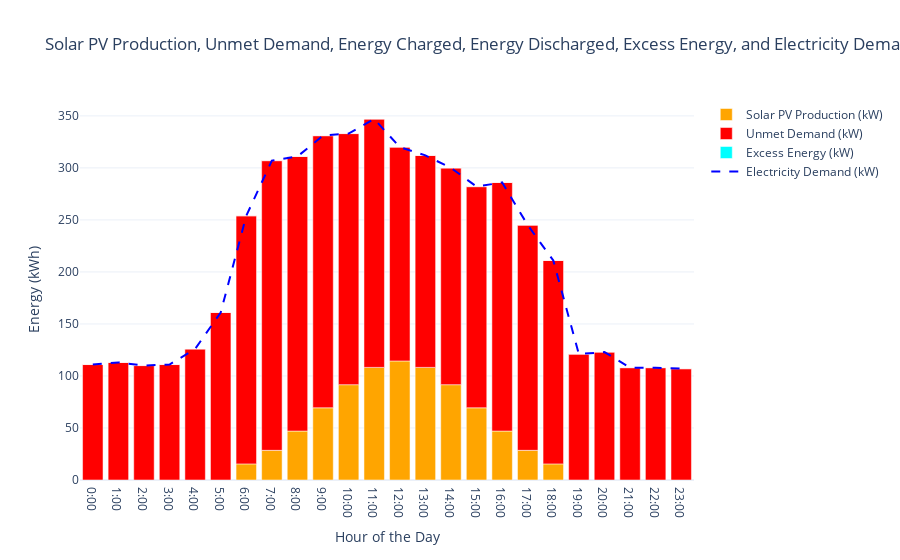

Source (notebook cell):
### Markdown cell above
## 3. Widgets for User Interaction
We create interactive sliders and dropdowns for selecting the number of panels, batteries, and the specific month for which analysis is conducted.

### Code cell
# Widgets for user interaction
num_panels_slider = widgets.IntSlider(
    value=500, 
    min=500, 
    max=1500, 
    step=100, 
    description='Num Panels:', 
    style={'description_width': 'initial'},
    continuous_update=False
)

# Update battery slider to allow values from 0 to 60
num_batteries_slider = widgets.IntSlider(
    value=0, 
    min=0, 
    max=100, 
    step=1, 
    description='Num Batteries:', 
    style={'description_width': 'initial'},
    continuous_update=False
)

month_dropdown = widgets.Dropdown(
    options=[(pd.to_datetime(month, format='%m').strftime('%B'), month) for month in range(1, 13)],
    value=1,
    description='Month:',
    style={'description_width': 'initial'}
)

# Output widget to show the highest consumption day
highest_consumption_output = widgets.Output()

# Display the widgets
display(num_panels_slider, num_batteries_slider, month_dropdown, highest_consumption_output)

def print_highest_consumption_day(change=None):
    """Print the day with the highest consumption for the selected month."""
    with highest_consumption_output:
        highest_consumption_output.clear_output()  # Clear previous output
        
        # Fetch user input for the selected month
        month = month_dropdown.value
        
        # Filter data for the selected month
        monthly_data = filtered_data[filtered_data.index.month == month]

        if monthly_data.empty:
            print(f"[Warning] No data available for the selected month: {month}")
            return

        # Calculate total daily consumption for each day in the month and find the day with the highest consumption
        daily_consumption = monthly_data.resample('D').sum()
        max_consumption_day = daily_consumption['Consumption'].idxmax()

        # Print the date of the day with the highest consumption
        print(f"The day with the highest consumption for {pd.to_datetime(month, format='%m').strftime('%B')} is: {max_consumption_day.date()}")

def update_graph(change=None):
    """Update the graph based on user input."""
    # Fetch user inputs
    num_panels = num_panels_slider.value
    num_batteries = num_batteries_slider.value
    month = month_dropdown.value

    # Filter data for the selected month
    monthly_data = filtered_data[filtered_data.index.month == month]

    if monthly_data.empty:
        print(f"[Warning] No data available for the selected month: {month}")
        return

    # Calculate total daily consumption for each day in the month and find the day with the highest consumption
    daily_consumption = monthly_data.resample('D').sum()
    max_consumption_day = daily_consumption['Consumption'].idxmax()

    # Get the original hourly data for the day with the highest consumption
    peak_day_data = monthly_data[monthly_data.index.date == max_consumption_day.date()]

    # Ensure peak_day_data contains all hours (0-23)
    peak_hourly_load = peak_day_data.set_index(peak_day_data.index.hour)

    # Calculate PV production for the specified month and number of panels
    monthly_pv_production = sas.calculate_monthly_pv_production(month, num_panels, sas.panel_capacity)

    # Battery logic: calculate unmet demand, battery charging, discharging, and excess energy
    battery_soc = sas.initial_soc  # Start with initial state of charge (SOC)
    battery_capacity = sas.battery_capacity_per_unit * num_batteries  # Calculate total battery capacity
    energy_discharged = []
    energy_charged = []
    unmet_demand = []
    excess_energy = []

    for hour in range(24):
        # Ensure the hour exists in the peak_hourly_load; if not, set consumption to 0
        if hour not in peak_hourly_load.index:
            consumption = 0
        else:
            consumption = peak_hourly_load.loc[hour]['Consumption']

        pv_production = monthly_pv_production[hour]

        if pv_production >= consumption:
            # Excess energy available
            excess = pv_production - consumption

            if num_batteries > 0 and battery_soc < 100:
                # Charge the battery only if there's capacity
                charge = min(excess * sas.converter_efficiency, (100 - battery_soc) / 100 * battery_capacity)
                energy_charged.append(charge)
                battery_soc += (charge / battery_capacity) * 100
                excess_energy.append(-(excess - charge))  # Excess energy after charging shown as negative value
            else:
                energy_charged.append(0)
                excess_energy.append(-excess)  # All excess is "excess energy" if no battery, shown as negative value

            energy_discharged.append(0)
            unmet_demand.append(0)
        else:
            # PV production is not enough to meet demand
            deficit = consumption - pv_production

            if num_batteries > 0 and battery_soc > 20:
                # Discharge the battery if SOC is above the minimum threshold
                discharge = min(deficit, (battery_soc - 20) / 100 * battery_capacity)
                energy_discharged.append(discharge)
                battery_soc -= (discharge / battery_capacity) * 100
                unmet_demand.append(deficit - discharge)
            else:
                energy_discharged.append(0)
                unmet_demand.append(deficit)
            energy_charged.append(0)
            excess_energy.append(0)

    # Plot Solar PV Production, Unmet Demand, Energy Charged, Energy Discharged, and Electricity Demand
    fig = go.Figure()

    # Add bar traces for different components
    fig.add_trace(go.Bar(x=np.arange(24), y=monthly_pv_production, name='Solar PV Production (kW)', marker_color='orange'))
    fig.add_trace(go.Bar(x=np.arange(24), y=unmet_demand, name='Unmet Demand (kW)', marker_color='red'))

    # If batteries are used, add energy charged and discharged traces
    if num_batteries > 0:
        fig.add_trace(go.Bar(x=np.arange(24), y=[-val for val in energy_charged], name='Energy Charged to Battery (kW)', marker_color='green'))
        fig.add_trace(go.Bar(x=np.arange(24), y=energy_discharged, name='Energy Discharged from Battery (kW)', marker_color='purple'))

    # Add excess energy trace (energy that wasn't stored or used, shown below the x-axis)
    fig.add_trace(go.Bar(x=np.arange(24), y=excess_energy, name='Excess Energy (kW)', marker_color='cyan'))

    fig.add_trace(go.Scatter(x=np.arange(24), y=peak_hourly_load['Consumption'], mode='lines', name='Electricity Demand (kW)', line=dict(color='blue', dash='dash')))

    # Update layout
    fig.update_layout(
        title=f'Solar PV Production, Unmet Demand, Energy Charged, Energy Discharged, Excess Energy, and Electricity Demand - {pd.to_datetime(month, format="%m").strftime("%B")} with {num_panels} Panels and {num_batteries} Batteries',
        xaxis_title='Hour of the Day',
        yaxis_title='Energy (kWh)',
        xaxis=dict(tickvals=list(range(0, 24)), ticktext=[f'{h}:00' for h in range(0, 24)]),
        template='plotly_white',
        barmode='relative'
    )

    # Clear previous output and display updated figure
    clear_output(wait=True)
    display(num_panels_slider, num_batteries_slider, month_dropdown, highest_consumption_output)
    fig.show()

# Attach the update functions to the interactive widgets
num_panels_slider.observe(update_graph, names='value')
num_batteries_slider.observe(update_graph, names='value')
month_dropdown.observe(update_graph, names='value')
month_dropdown.observe(print_highest_consumption_day, names='value')

# Initial outputs 
print_highest_consumption_day()
update_graph()

### Figure 1 — Plotly figure (JSON) as saved in the notebook; plotly's stock layout.template omitted (floating-point values rounded to 4 significant figures)
{"data": [{"marker": {"color": "orange"}, "name": "Solar PV Production (kW)", "type": "bar", "x": [0, 1, 2, 3, 4, 5, 6, 7, 8, 9, 10, 11, 12, 13, 14, 15, 16, 17, 18, 19, 20, 21, 22, 23], "y": [0, 0, 0, 0, 0, 0, 15.49, 28.53, 47.04, 69.4, 91.62, 108.2, 114.4, 108.2, 91.62, 69.4, 47.04, 28.53, 15.49, 0, 0, 0, 0, 0]}, {"marker": {"color": "red"}, "name": "Unmet Demand (kW)", "type": "bar", "x": [0, 1, 2, 3, 4, 5, 6, 7, 8, 9, 10, 11, 12, 13, 14, 15, 16, 17, 18, 19, 20, 21, 22, 23], "y": [111, 113, 110, 111, 126, 161, 238.5, 278.5, 264.0, 261.6, 241.4, 238.8, 205.6, 203.8, 208.4, 212.6, 239.0, 216.5, 195.5, 121, 123, 108, 108, 107]}, {"marker": {"color": "cyan"}, "name": "Excess Energy (kW)", "type": "bar", "x": [0, 1, 2, 3, 4, 5, 6, 7, 8, 9, 10, 11, 12, 13, 14, 15, 16, 17, 18, 19, 20, 21, 22, 23], "y": [0, 0, 0, 0, 0, 0, 0, 0, 0, 0, 0, 0, 0, 0, 0, 0, 0, 0, 0, 0, 0, 0, 0, 0]}, {"line": {"color": "blue", "dash": "dash"}, "mode": "lines", "name": "Electricity Demand (kW)", "type": "scatter", "x": [0, 1, 2, 3, 4, 5, 6, 7, 8, 9, 10, 11, 12, 13, 14, 15, 16, 17, 18, 19, 20, 21, 22, 23], "y": [111, 113, 110, 111, 126, 161, 254, 307, 311, 331, 333, 347, 320, 312, 300, 282, 286, 245, 211, 121, 123, 108, 108, 107]}], "layout": {"barmode": "relative", "title": {"text": "Solar PV Production, Unmet Demand, Energy Charged, Energy Discharged, Excess Energy, and Electricity Demand - January with 500 Panels and 0 Batteries"}, "xaxis": {"ticktext": ["0:00", "1:00", "2:00", "3:00", "4:00", "5:00", "6:00", "7:00", "8:00", "9:00", "10:00", "11:00", "12:00", "13:00", "14:00", "15:00", "16:00", "17:00", "18:00", "19:00", "20:00", "21:00", "22:00", "23:00"], "tickvals": [0, 1, 2, 3, 4, 5, 6, 7, 8, 9, 10, 11, 12, 13, 14, 15, 16, 17, 18, 19, 20, 21, 22, 23], "title": {"text": "Hour of the Day"}}, "yaxis": {"title": {"text": "Energy (kWh)"}}}}
